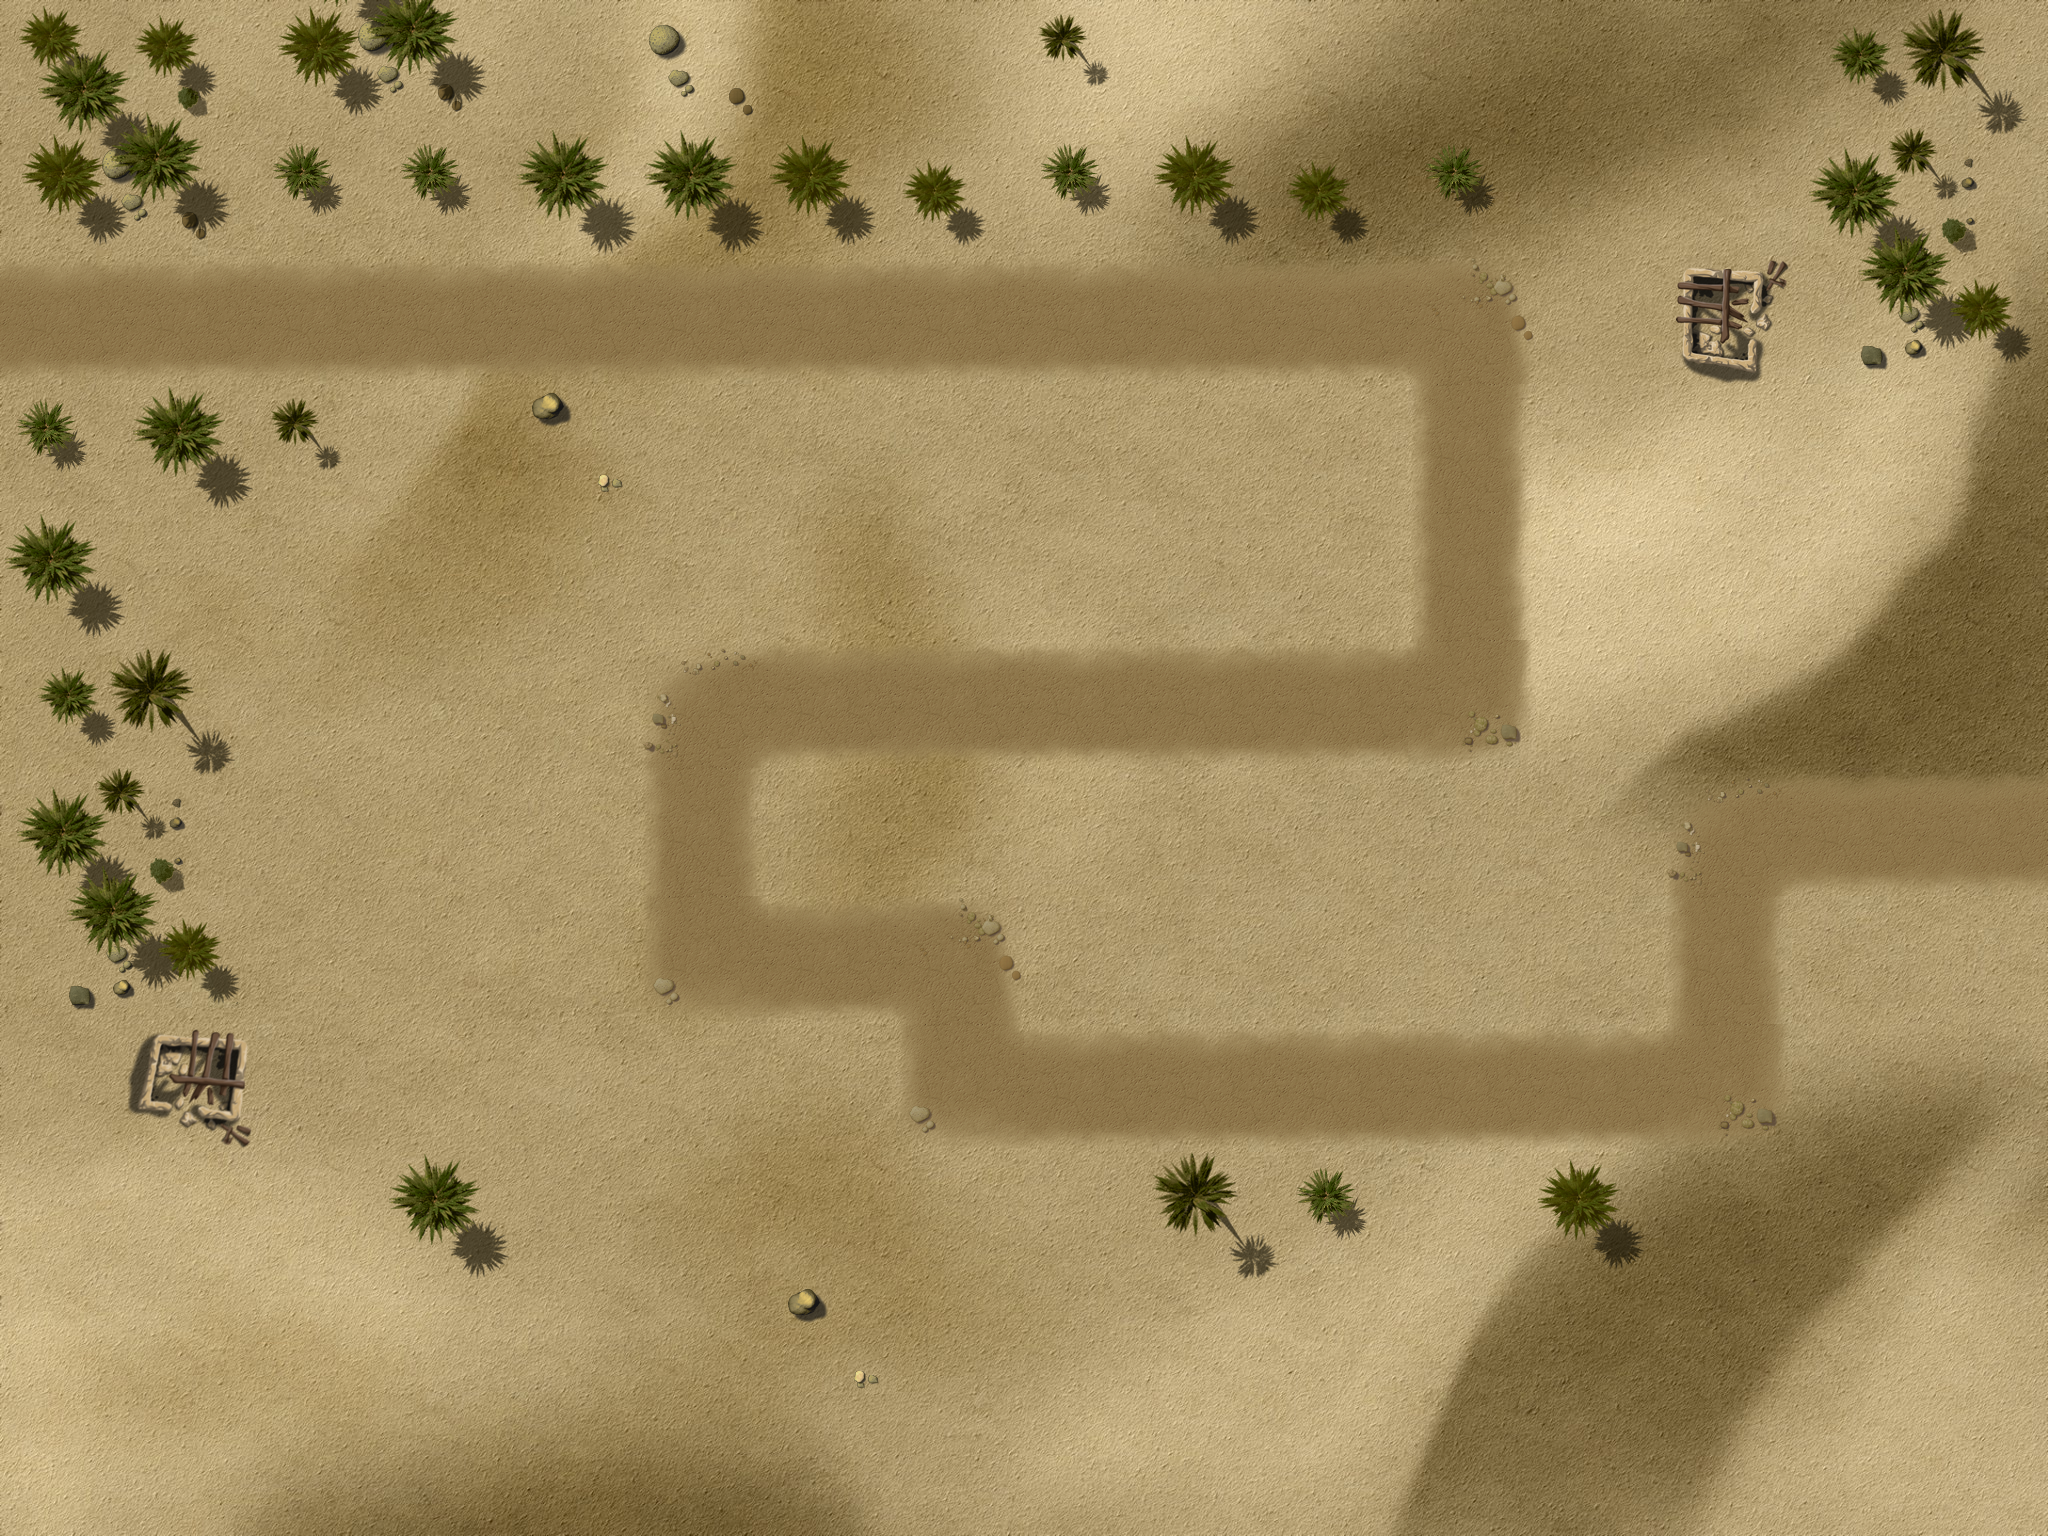

Rendered tile map (Tiled .tmx) drawn with the repository's tilesets; below, a short description and the map source with its tile grids summarised:
An orthogonal 16x12 tile map with 128x128 px tiles, 4 tile layers (Ground, Objects1, Objects2, Path), 1 hidden layer not drawn, 3 tilesets and 29 objects.

<map version="1.0" orientation="orthogonal" width="16" height="12" tilewidth="128" tileheight="128">
 <properties>
<property name="wave01" value="2,10,10,10,10,10,10,4,1,4,4,10,10,10,10,2,2,10,10,10,4,1,4,2,1,1,1,1,10,10,10" />
<property name="wave02" value="10,10,10,10,10,2,10,1,1,4,2,4,1,10,10,10,10,10,10,4,2,1,1,1" />
<property name="wave03" value="4,2,4,2,4,3,2,1,2,1,4,10,10,10,10,10,10,4,4,4,2,4,10,10,10,1,1,10,1,10,10,1" />
<property name="wave04" value="1,1,1,1,2,1,1,1,2,4,1,4,1,1,1,1,2,1,1,1,2,4,4" />
<property name="wave05" value="4,4,2,2,1,1,1,1,4,1,1,2,2,1,1,4,4,1,1,1" />
<property name="wave06" value="1,1,10,10,10,10,10,10,2,10,10,1,1,4,2,4,1,1,1,1,1,4,2,10,10,10,10" />
<property name="wave07" value="1,1,1,1,10,10,10,1,3,10,10,10,1,1,1,1,1,1,10,10,10,10,1" />
<property name="wave08" value="10,10,10,10,10,10,10,10,10,10,10,10,10,10,10,10,10,10,10,10,10,10,10,10,10,10,10,10,10,10,10,10,10,10,10,10,10,1,1,1,1,10,10,10,10,10,10" />
<property name="wave09" value="10,10,10,3,3,10,10,10,10,10,1,1,1,2,2,4,4,4,10,10,10,10,4,10,2,1,1,10,10,10,10,4,4,2,10,1,1,1,1" />
<property name="wave10" value="1,1,1,2,4,4,1,1,1,4,1,2,100,2,1,1,4,4,1,1,2,3,1,1,1,2,4" />
<property name="wave11" value="1,4,4,1,1,3,1,1,1,1,4,1,4,1,4,4,1,4,5,2,5,5,5,1,1,1,1,1" />
<property name="wave12" value="5,5,5,1,1,1,10,10,10,3,10,10,5,10,10,10,3,5,5,5,10,10,10,10,1,1,5,5,5,10,10,10,10,5,2,1" />
<property name="wave13" value="10,10,10,10,10,2,2,4,4,1,4,1,1,1,1,1,1,10,10,10,10,10,1,1,1,2,1,2,1,2,4" />
<property name="wave14" value="10,10,6,10,10,10,3,10,10,10,10,10,10,10,10,10,10,10,10,10,10,10,10,10,10,10,2,10,1,1,1,1,3" />
<property name="wave15" value="2,10,10,10,3,10,10,10,10,4,4,4,4,2,5,5,5,5,1,1,1,1,10,10,10,2" />
<property name="wave16" value="1,1,1,2,4,2,4,1,1,1,1,1,1,4,2,1,1,1,2,2,2,4,4,1,2,1,2,1" />
<property name="wave17" value="10,10,10,10,10,10,6,10,10,10,1,1,6,1,1,1,1,5,5,1,2,10,10,10,2,4,5,5,3" />
<property name="wave18" value="3,1,10,10,10,10,10,10,3,3,10,10,10,10,10,1,6,1,1,4,4,2,3,10,10,10,10,10,10,1,1,5,5,5,5" />
<property name="wave19" value="6,10,10,10,4,10,10,10,6,10,10,3,2,2,10,10,10,10,10,10,10,3,2,2,10,10,10,4" />
<property name="wave20" value="2,2,6,4,4,1,4,10,10,10,10,4,4,4,10,10,10,10,10,10,3,5,5,7,7,7,101" />
<property name="wave21" value="10,10,10,10,1,10,1,10,1,10,10,10,1,1,1,1,10,10,10,10,1,1,1,10" />
<property name="wave22" value="4,4,4,2,2,4,1,4,2,1,1,5,1,1,4,1,4,4,5,1,1,2,5,1,5" />
<property name="wave23" value="6,2,1,6,10,10,10,10,10,10,10,10,3,10,10,10,10,10,10,10,2,5,1,2,10,10,10,3" />
<property name="wave24" value="7,7,7,7,1,1,2,2,1,3,1,1,1,7,7,7,1,7,7,1,1,1,6,1,1,1" />
<property name="wave25" value="5,5,4,1,4,4,1,8,1,1,10,3,10,10,10,10,10,6,10,10,10,10,3,5,5,5,2,2,3,1,1,2,6,3,2,1,6,1,1,1,6" />
 </properties>
 <tileset firstgid="1" name="ground" tilewidth="128" tileheight="128">
  <image source="tilesWorld1.png" width="2048" height="2048" />
 </tileset>
 <tileset firstgid="257" name="path" tilewidth="128" tileheight="128">
  <image source="path02.png" width="512" height="512" />
 </tileset>
 <tileset firstgid="273" source="ground2.tsx" />
 <layer name="Ground" width="16" height="12">
  <data>[192 cells, 1 non-empty, 1 distinct tile ids]</data>
 </layer>
 <layer name="Objects1" width="16" height="12">
  <data>[192 cells, 1 non-empty, 1 distinct tile ids]</data>
 </layer>
 <layer name="Objects2" width="16" height="12">
  <data>[192 cells, 42 non-empty, 20 distinct tile ids]</data>
 </layer>
 <layer name="Path" width="16" height="12">
  <data>[192 cells, 36 non-empty, 6 distinct tile ids]</data>
 </layer>
 <objectgroup name="Objects3" width="16" height="12">
  <object gid="142" x="1534" y="508" />
  <object gid="142" x="274" y="756" />
  <object gid="220" x="1862" y="1064" />
  <object gid="159" x="1856" y="750" />
  <object gid="112" x="1198" y="514" />
  <object gid="96" x="232" y="1342" />
  <object gid="141" x="796" y="600" />
  <object gid="141" x="1120" y="966" />
  <object gid="111" x="354" y="1074" />
  <object gid="234" x="1698" y="548" />
  <object gid="234" x="86" y="618" />
  <object gid="234" x="190" y="806" />
  <object gid="211" x="908" y="690" />
  <object gid="211" x="1036" y="686" />
  <object gid="215" x="958" y="634" />
 </objectgroup>
 <objectgroup name="Locked" width="16" height="12">
  <object x="2432" y="256" />
  <object x="128" y="384" width="256" height="128" />
  <object x="0" y="0" width="2048" height="256" />
  <object x="0" y="1280" width="2048" height="256" />
  <object x="0" y="256" width="128" height="1024" />
  <object x="1920" y="256" width="128" height="1024" />
  <object x="896" y="512" width="256" height="128" />
  <object x="128" y="896" width="128" height="256" />
  <object x="1664" y="256" width="256" height="128" />
  <object x="384" y="1152" width="128" height="128" />
  <object x="1152" y="1152" width="256" height="128" />
  <object x="1536" y="1152" width="128" height="128" />
  <object x="128" y="640" width="128" height="128" />
 </objectgroup>
 <objectgroup name="Waypoints" width="16" height="12" visible="0">
  <object x="0" y="512">
   <polyline points="-157,-196 1472,-194 1470,185 707,189 706,451 969,453 972,570 1729,577 1725,316 2269,310" />
  </object>
 </objectgroup>
 <layer name="blendAdd" width="16" height="12" visible="0">
  <data>[192 cells, 0 non-empty, 0 distinct tile ids]</data>
 </layer>
</map>
